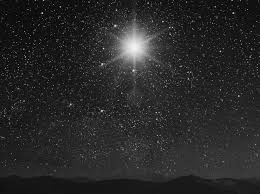
%> input picture Coursework in Image Processing/Assignment 1/Image3.png, 260 x 194 px
$ octave Q3_2315752.m   (GNU Octave 9; MATLAB toolbox functions it lacks are replaced by stand-ins)
%> lines starting %> are read from the running program, lines starting %| are printed output that depends on the picture; in (x1, y1, x2, y2) boxes, pixels count from 0 and x2, y2 are one past the last pixel; in counts of white or black regions, pixels touching at a corner belong together; the program's own positions count from 1

image = imread("image3.png");
%> image is the input picture: size 194x260 uint8; min 4, max 244, mean 40
% read the image3.png
figure;
subplot(1,2,1),imshow(image);
title("Image3.png");
% show image3.png

% treshold the image
% I chose the value of 142 because it makes median filter to denoise all the
% small white dots.
tresholded_image = image>142;
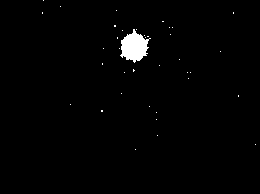
%> tresholded_image: size 194x260 logical; 1.3% white; 38 white regions (37 under 20 px), largest, box (x1, y1, x2, y2) and area: (120, 29, 151, 63) 621

% I applied median filter to tresholded image
% The reason is to clean the small white dots in the tresholded image
tresholded_image = applyMedianFilter(tresholded_image);

% After applied median filter, there is only a big white star visible.
% but the star is white (tresholded)
% I used "detectBrightestStar" function to change white intensity value with the
% original intensity value of the star.
brightest_star_im = detectBrightestStar(image, tresholded_image);

imwrite(brightest_star_im, "Image3Output.png");
% save Image3Output.png

subplot(1,2,2),imshow(brightest_star_im);
title("Image3Output.png");
% show Image2Output.png


function [denoised_im] = applyMedianFilter(image)

%median_filter=[image(i-1,j-1), image(i-1,j), image(i-1,j+1);
%               image(i,j-1),   image(i,j),   image(i,j+1);
%               image(i+1,j-1), image(i+1,j), image(i+1,j+1)];

denoised_im = image;
[height, width] = size(denoised_im);
%> height = 194; width = 260
%getting height and width of the denoised image

% reaching all pixels with for loop.
% put into the values which overlap the image in a list and then sort them.
% Then choose the middle value (median) and put it into the image pixel which overlaps the center of the filter

    for i=1:height
        for j=1:width
            if(i==1 && j == 1)
                median_filter = sort([image(i,j), image(i,j+1), image(i+1,j), image(i+1,j+1)]);
                denoised_im(i,j) = (median_filter(2) + median_filter(3)) / 2;

            elseif(i == 1 && j == width)
                median_filter = sort([image(i,j-1), image(i,j), image(i+1,j-1), image(i+1,j)]);
                denoised_im(i,j) = (median_filter(2) + median_filter(3)) / 2;

            elseif(i == 1)
                median_filter = sort([image(i,j-1), image(i,j), image(i,j+1), image(i+1,j-1), image(i+1,j), image(i+1,j+1)]);
                denoised_im(i,j) = (median_filter(3) + median_filter(4)) / 2;

            elseif(i==height && j ==1)
                median_filter = sort([image(i-1,j), image(i-1,j+1), image(i,j), image(i,j+1)]);
                denoised_im(i,j) = (median_filter(2) + median_filter(3)) / 2;

            elseif(i==height && j ==width)
                median_filter = sort([image(i-1,j-1), image(i-1,j), image(i,j-1), image(i,j)]);
                denoised_im(i,j) = (median_filter(2) + median_filter(3)) / 2;

            elseif(i==height)
                median_filter = sort([image(i-1,j-1), image(i-1,j), image(i-1,j+1), image(i,j-1), image(i,j), image(i,j+1)]);
                denoised_im(i,j) = (median_filter(3) + median_filter(4)) / 2;

            elseif(j==width)
                median_filter = sort([image(i-1,j-1), image(i,j-1), image(i+1,j-1), image(i-1,j), image(i,j), image(i+1,j)]);
                denoised_im(i,j) = (median_filter(3) + median_filter(4)) / 2;

            elseif(j == 1)
                median_filter = sort([image(i-1,j), image(i,j), image(i+1,j), image(i-1,j+1), image(i,j+1), image(i+1,j+1)]);
                denoised_im(i,j) = (median_filter(3) + median_filter(4)) / 2;

            else
                median_filter=sort([image(i-1,j-1),image(i-1,j),image(i-1,j+1),image(i,j-1),image(i,j),image(i,j+1),image(i+1,j-1),image(i+1,j),image(i+1,j+1)]);
                denoised_im(i,j) = median_filter(5);
            end
        end
    end
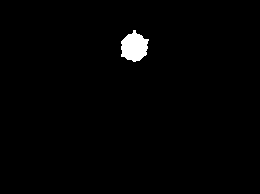
%> denoised_im: size 194x260 logical; 1.2% white; 1 white region, box (x1, y1, x2, y2) and area: (121, 30, 149, 62) 619
%> after the loop, median_filter = [false false false false]
end


% The function changes the white values in the tresholded image with the real (original) intensity values in the original image.

function [ brightest_star_im ] = detectBrightestStar(image, tresholded_image)

[height, width] = size(image);
% getting height and width
brightest_star_im = image;

    for i=1:height
        for j=1:width
            if(tresholded_image(i,j) == 0)  % if value is 0 then it remains the same
                brightest_star_im(i,j) = 0;
            else
                brightest_star_im(i,j) = image(i,j);  % if the value is white, then change it with the original value
            end
        end
    end
end

$ run again, with Coursework in Image Processing/Assignment 1/Image2.png copied over Coursework in Image Processing/Assignment 1/Image3.png
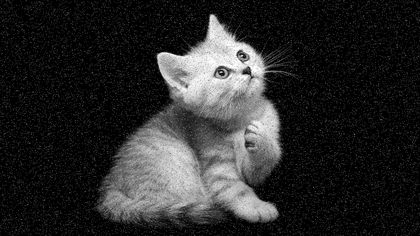
%> input picture Coursework in Image Processing/Assignment 1/Image2.png, 420 x 236 px, shrunk from 1280 x 720 before the run
%> image is the input picture: size 236x420 uint8; min 0, max 255, mean 41.4
%> tresholded_image: size 236x420 logical; 12.7% white; 85 white regions (81 under 20 px), largest, box (x1, y1, x2, y2) and area: (157, 15, 280, 172) 6742, (109, 129, 277, 219) 5554, (205, 148, 233, 159) 125, (129, 158, 141, 166) 21
%> after the loop in applyMedianFilter, `for i=1:height`:
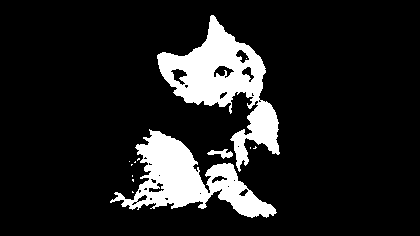
%> denoised_im: size 236x420 logical; 12.8% white; 13 white regions (10 under 20 px), largest, box (x1, y1, x2, y2) and area: (157, 15, 280, 172) 6796, (110, 129, 277, 218) 5693, (207, 149, 233, 159) 124
%> after the loop in applyMedianFilter, `for i=1:height`: median_filter = [false false false false]
%> after the loop in detectBrightestStar, `for i=1:height`:
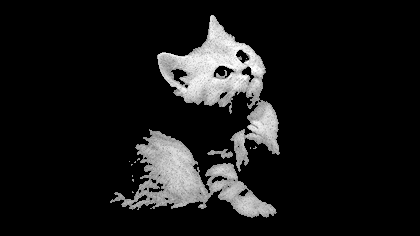
%> brightest_star_im: size 236x420 uint8; min 0, max 255, mean 23.7
